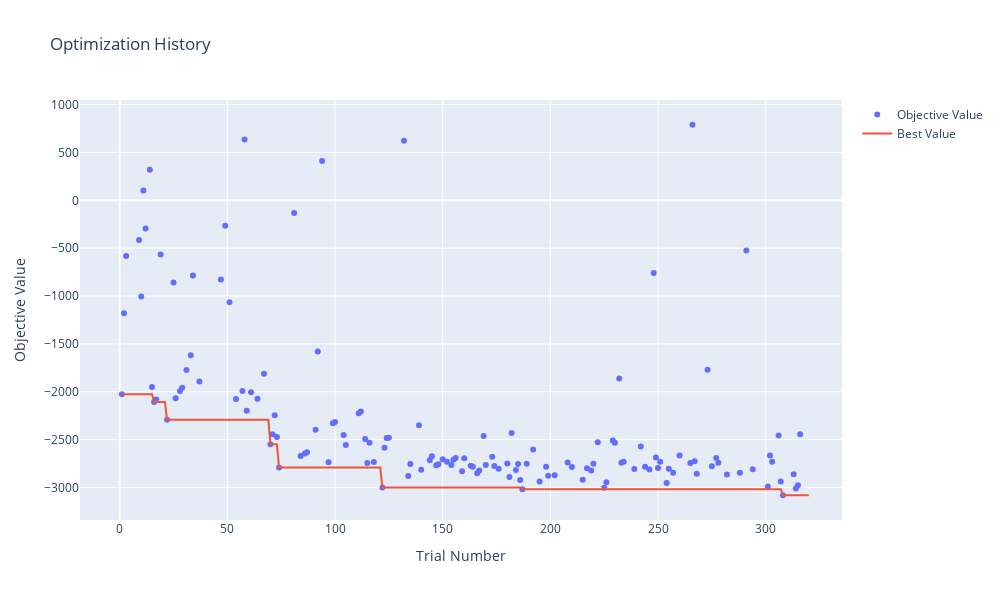

Write notebook code for a chart like this one.
### Code cell
# Visualization using Optuna's built-in tools

# 1. Optimization History
print("## Optimization History")
print("Shows the history of the optimization process, plotting the objective value over trial numbers.")
fig = plot_optimization_history(study)
fig.update_layout(
    title="Optimization History",
    xaxis_title="Trial Number",
    yaxis_title="Objective Value",
    width=1000,
    height=600
)
fig.show()

### Figure 1 — Plotly figure (JSON) as saved in the notebook; plotly's stock layout.template omitted (floating-point values rounded to 4 significant figures; data arrays with more than 128 entries replaced by an {"elided": "..."} marker saying what was removed)
{"data": [{"mode": "markers", "name": "Objective Value", "type": "scatter", "x": {"elided": "144 int values"}, "y": {"elided": "144 float values"}}, {"mode": "lines", "name": "Best Value", "type": "scatter", "x": {"elided": "321 int values"}, "y": {"elided": "321 float values"}}, {"marker": {"color": "#cccccc"}, "mode": "markers", "name": "Infeasible Trial", "showlegend": false, "type": "scatter", "x": [], "y": []}], "layout": {"height": 600, "title": {"text": "Optimization History"}, "width": 1000, "xaxis": {"title": {"text": "Trial Number"}}, "yaxis": {"title": {"text": "Objective Value"}}}}
